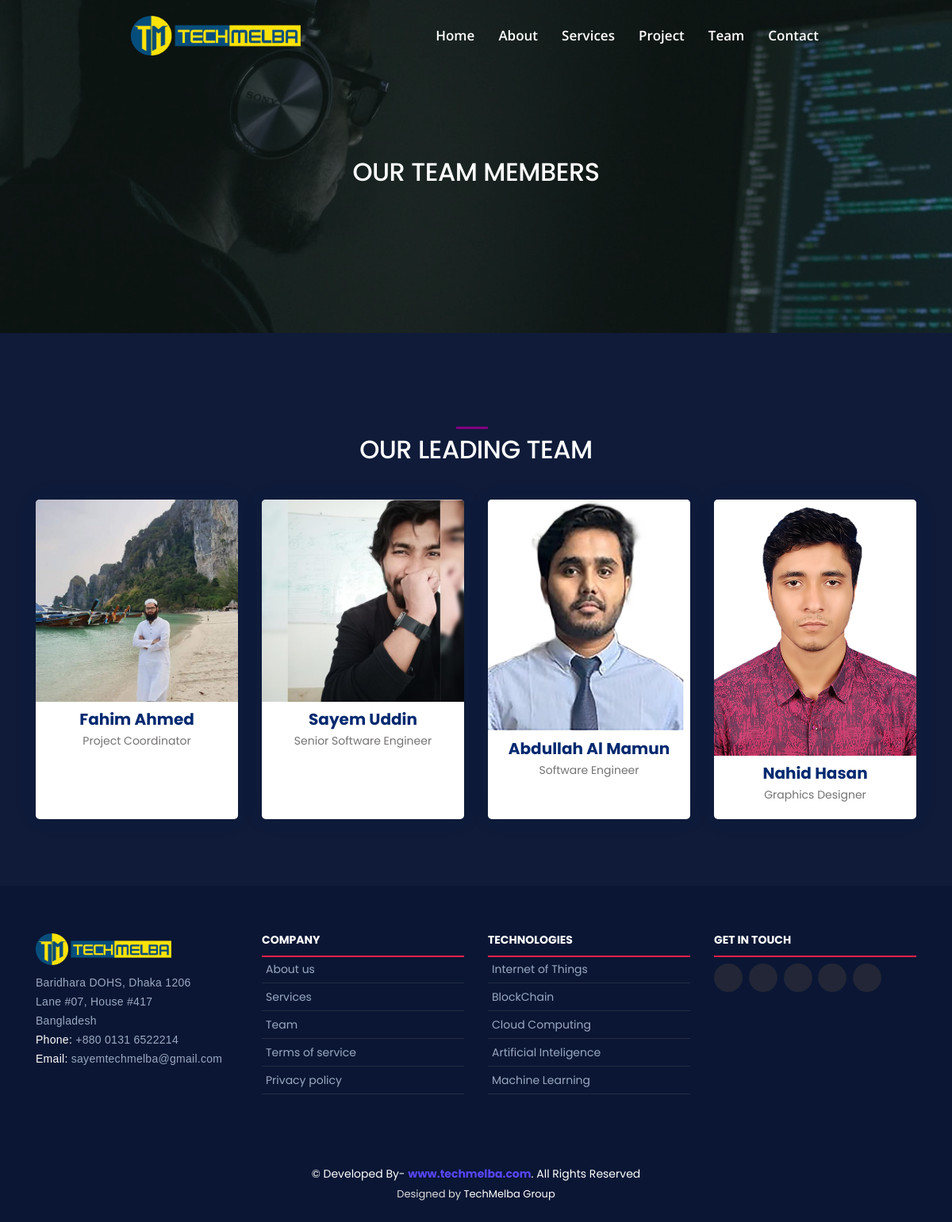
Before: /team/ with the older database file.
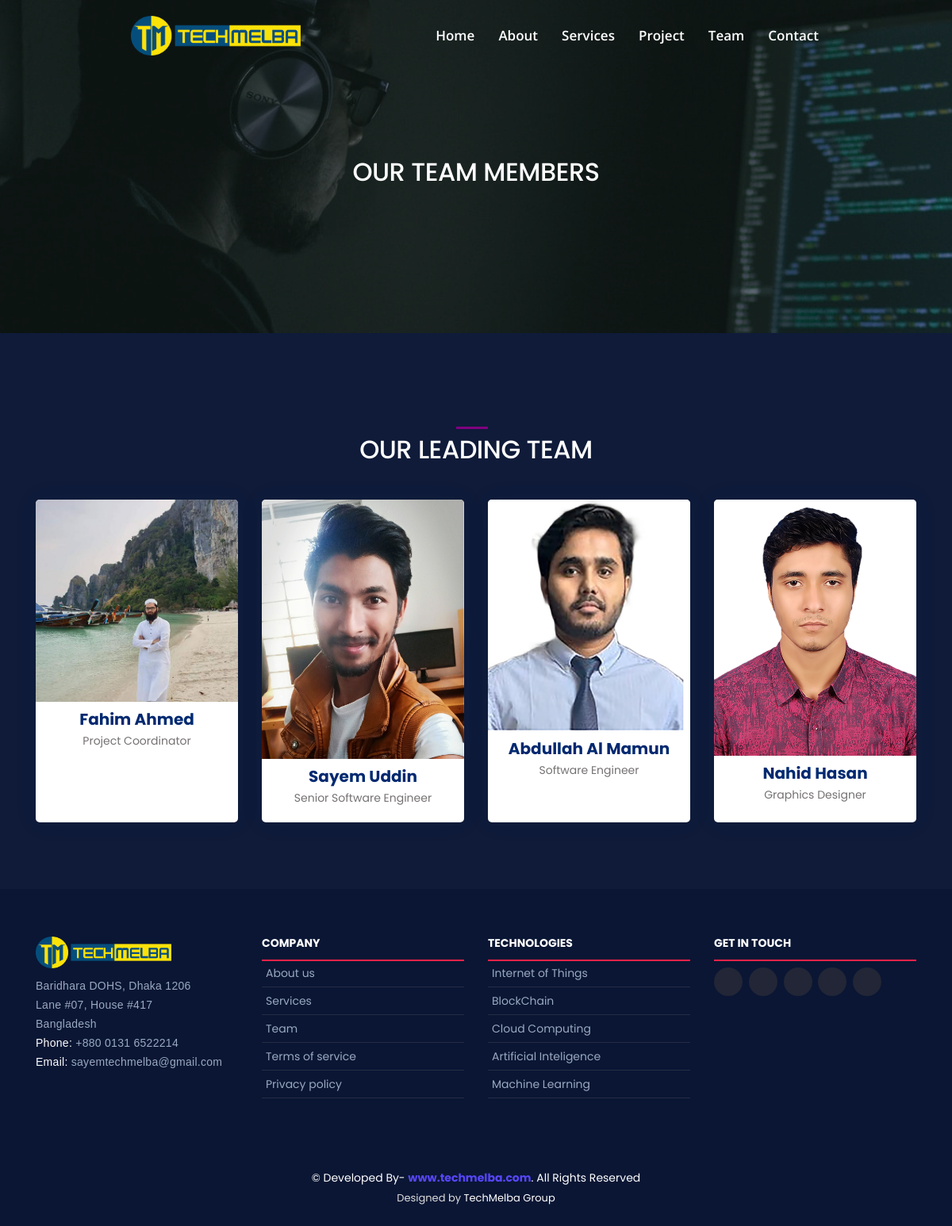
After: the same page with the newer database file.
### TechMelba_App/models.py (models this page shows, shortened)
class TeamMember(models.Model):
    member_name = models.CharField(max_length=120, null=True)
    member_image = models.ImageField(upload_to='images/', null=True)
    member_designation = models.CharField(max_length=120, null=True, blank=True)
    member_twitter = models.CharField(max_length=120, null=True, blank=True)
    member_facebook = models.CharField(max_length=120, null=True, blank=True)
    member_linkedin = models.CharField(max_length=120, null=True, blank=True)
    member_github = models.CharField(max_length=120, null=True, blank=True)

### TechMelba_App/views.py (the view)
# urls.py: path('team/', Team.as_view(), name='Team'),
class Team(View):
    def get(self, request):
        members = TeamMember.objects.all()
        context = {
            'members':members
        }
        return render(request, 'Home/team.html', context)

### templates/Home/team.html (shortened to what this page needs)
{% extends "index.html" %}
{% load static %}
{% block body %}
<div id="myCarousel" class="carousel slide" data-ride="carousel">
    <div class="carousel-inner">
      <div class="carousel-item sayem active">
        <img class="second-slide" src="{% static 'img/banner/t1.jpg' %}" alt="Second slide">
        <div class="container">
          <div class="carousel-caption text-uppercase text-center bg-text" style="padding-bottom:160px;">
            <h2> Our team members</h2>
          </div>
        </div>
      </div>
    </div>
  </div>
   <section id="team" class="team mt-5">
    <div class="container" data-aos="fade-up">
      <div class="heading heading--primary heading--style-2 text-center  mb-5" data-aos="fade-right">
        <span class="heading__pre-title "><h2>OUR LEADING TEAM</h2> </span>
     </div>
      <div class="row gy-4">
        {% for m in members %}
        <div class="col-lg-3 col-md-6 d-flex align-items-stretch mb-4" data-aos="fade-up" data-aos-delay="100">
          <div class="member">
            <div class="member-img">
              <img  src="{{m.member_image.url}}" class="img-fluid" alt="">
            </div>
            <div class="member-info">
              <h4>{{m.member_name}}</h4>
              <span>{{m.member_designation}}</span>
            </div>
          </div>
        </div>
        {% endfor %}
      </div>
    </div>
  </section>
{% endblock body %}

Changed rows visible on the page:
changed TeamMember "Sayem Uddin": member_image: a different picture
